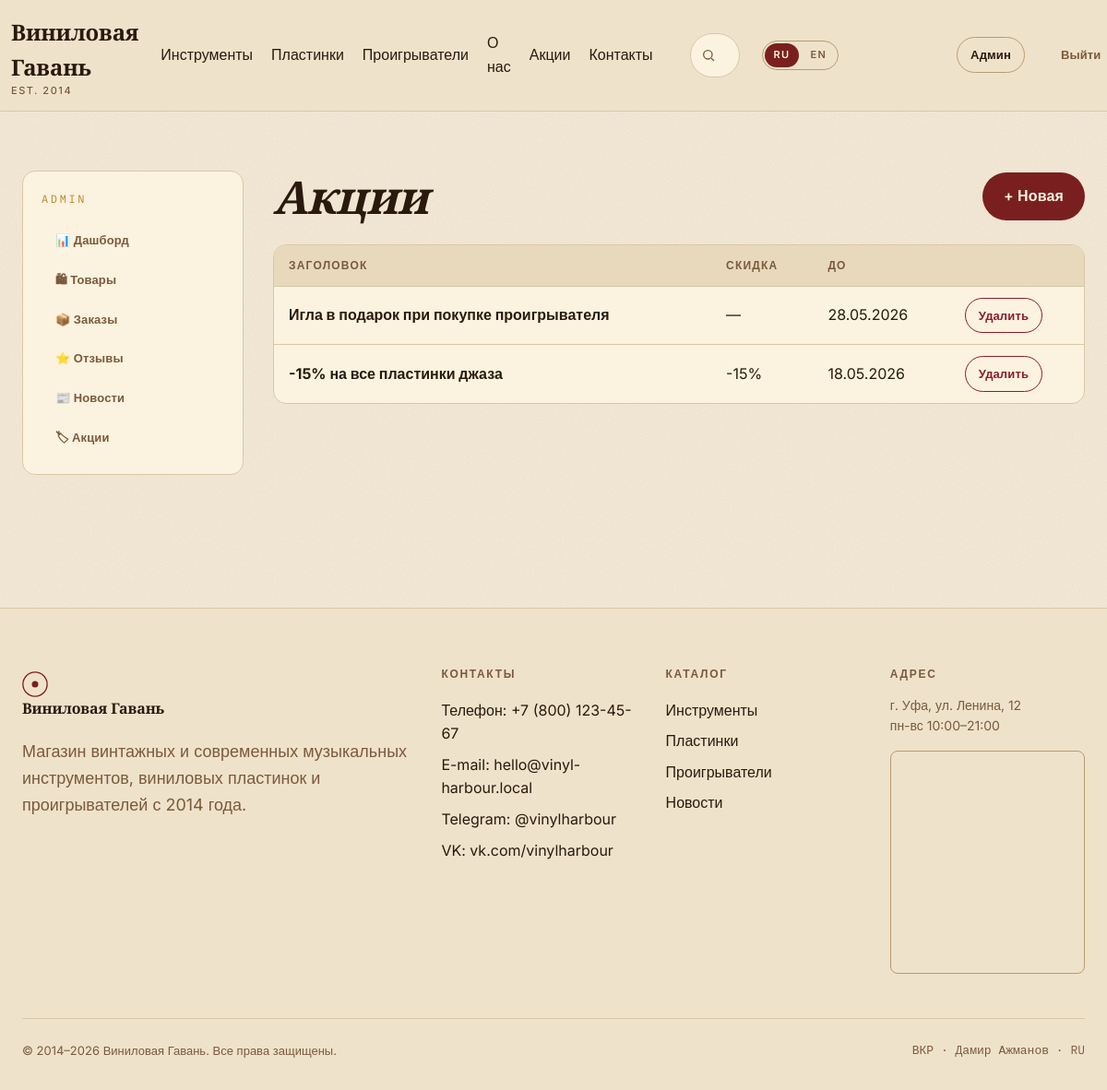
Page /admin/promotions (signed in) on the committed database.
### app/models.py (models this page shows, shortened)
class Category(db.Model):
    __tablename__ = "categories"
    id = db.Column(db.Integer, primary_key=True)
    slug = db.Column(db.String(64), unique=True, nullable=False)
    name_ru = db.Column(db.String(120), nullable=False)
    name_en = db.Column(db.String(120), nullable=False)
    description_ru = db.Column(db.Text, default="")
    description_en = db.Column(db.Text, default="")
    products = db.relationship("Product", backref="category", lazy="dynamic")

class Promotion(db.Model):
    __tablename__ = "promotions"
    id = db.Column(db.Integer, primary_key=True)
    title_ru = db.Column(db.String(200), nullable=False)
    title_en = db.Column(db.String(200), nullable=False)
    body_ru = db.Column(db.Text, nullable=False)
    body_en = db.Column(db.Text, nullable=False)
    image = db.Column(db.String(255), default="promo-default.svg")
    discount_percent = db.Column(db.Integer, default=0)
    valid_until = db.Column(db.Date)
    created_at = db.Column(db.DateTime, default=datetime.utcnow)

### app/blueprints/admin/routes.py (the view)
@bp.route("/promotions")
def promotions():
    items = Promotion.query.order_by(Promotion.created_at.desc()).all()
    return render_template("admin/promotions.html", items=items)

### app/blueprints/admin/routes.py (called while the page is built)
@bp.before_request
@login_required
def require_admin():
    if not current_user.is_admin:
        from flask import abort
        abort(403)

### app/i18n.py (called while the page is built)
def translations(lang):
    return TRANSLATIONS.get(lang, TRANSLATIONS["ru"])

### app/models.py (called while the page is built)
@login_manager.user_loader
def load_user(user_id):
    return db.session.get(User, int(user_id))

    @property
    def is_admin(self):
        return self.role == "admin"

### app/templates/admin/promotions.html (shortened to what this page needs)
{% extends 'admin/_layout.html' %}
{% block admin_content %}
<div style="display: flex; justify-content: space-between; align-items: center; margin-bottom: var(--space-6);">
  <h1 style="font-style: italic;">Акции</h1>
  <a href="{{ url_for('admin.promotion_new') }}" class="btn btn-primary">+ Новая</a>
</div>
<div class="table-card">
  <table class="data">
    <thead><tr><th>Заголовок</th><th>Скидка</th><th>До</th><th></th></tr></thead>
    <tbody>
      {% for p in items %}
      <tr>
        <td><strong>{{ p.title_ru }}</strong></td>
        <td>{% if p.discount_percent %}-{{ p.discount_percent }}%{% else %}—{% endif %}</td>
        <td>{{ p.valid_until.strftime('%d.%m.%Y') if p.valid_until else '—' }}</td>
        <td>
          <form method="post" action="{{ url_for('admin.promotion_delete', promo_id=p.id) }}" style="display: inline;" onsubmit="return confirm('Удалить?');">
            <button class="btn btn-danger btn-sm" type="submit">Удалить</button>
          </form>
        </td>
      </tr>
      {% endfor %}
    </tbody>
  </table>
</div>
{% endblock %}

### app/templates/base.html (shortened to what this page needs)
<!DOCTYPE html>
<html lang="{{ lang }}">
<head>
  <link rel="stylesheet" href="{{ url_for('static', filename='css/style.css') }}">
</head>
<body>
<header class="site-header">
  <div class="container header-top">
    <a href="{{ url_for('main.index') }}" class="logo" aria-label="{{ t.site_name }}">
      <span>{{ t.site_name }}<small>EST. 2014</small></span>
    </a>
    <nav class="nav-main">
      <a href="{{ url_for('catalog.category', slug='instruments') }}">{{ t.instruments }}</a>
      <a href="{{ url_for('catalog.category', slug='vinyl') }}">{{ t.vinyl }}</a>
      <a href="{{ url_for('catalog.category', slug='players') }}">{{ t.players }}</a>
      <a href="{{ url_for('main.index') }}#about">{{ t.about }}</a>
      <a href="{{ url_for('main.index') }}#promotions">{{ t.promotions }}</a>
      <a href="{{ url_for('main.index') }}#contacts">{{ t.contacts }}</a>
    </nav>
    <form action="{{ url_for('main.search') }}" method="get" class="search-form-header" role="search">
      <svg width="16" height="16" viewBox="0 0 24 24" fill="none" stroke="currentColor" stroke-width="2"><circle cx="11" cy="11" r="7"/><path d="m21 21-4.3-4.3"/></svg>
      <input type="search" name="q" placeholder="{{ t.search_placeholder }}" autocomplete="off" data-search-input>
    </form>
    <div class="lang-toggle" role="group" aria-label="Language">
      <a href="?lang=ru" class="{% if lang=='ru' %}active{% endif %}">RU</a>
      <a href="?lang=en" class="{% if lang=='en' %}active{% endif %}">EN</a>
    </div>
    <button class="icon-btn" data-theme-toggle aria-label="{{ t.theme_dark }}" title="{{ t.theme_dark }}"></button>
    <button class="icon-btn" data-vision-toggle aria-label="{{ t.vision_mode }}" title="{{ t.vision_mode }}">
    </button>
    {% if current_user.is_authenticated %}
      <a href="{{ url_for('cart.index') }}" class="icon-btn cart-btn" aria-label="{{ t.cart }}">
        {% set cart_count = current_user.cart_items.count() %}
      </a>
      <a href="{{ url_for('account.index') }}" class="icon-btn" aria-label="{{ t.account }}" title="{{ t.account }}">
      </a>
      {% if current_user.is_admin %}<a href="{{ url_for('admin.index') }}" class="btn btn-outline btn-sm">{{ t.admin }}</a>{% endif %}
      <a href="{{ url_for('auth.logout') }}" class="btn btn-ghost btn-sm">{{ t.logout }}</a>
    {% else %}
      <a href="{{ url_for('auth.login') }}" class="btn btn-ghost btn-sm">{{ t.login }}</a>
      <a href="{{ url_for('auth.register') }}" class="btn btn-primary btn-sm">{{ t.register }}</a>
    {% endif %}
  </div>
</header>
<main>
  {% block content %}{% endblock %}
</main>
<footer class="site-footer" id="contacts">
  <div class="container">
    <div class="footer-grid">
      <div>
        <a href="{{ url_for('main.index') }}" class="logo">
          <svg width="28" height="28" viewBox="0 0 32 32" fill="none">
            <circle cx="16" cy="16" r="15" stroke="currentColor" stroke-width="1.5"/>
            <circle cx="16" cy="16" r="4" fill="currentColor"/>
          </svg>
          <span>{{ t.site_name }}</span>
        </a>
        <p style="margin-top: 1rem; color: var(--color-text-muted);">{{ t.footer_about }}</p>
      </div>
      <div>
        <h4>{{ t.contacts }}</h4>
        <a href="tel:+78001234567">{{ t.phone }}: +7 (800) 123-45-67</a>
        <a href="mailto:hello@vinyl-harbour.local">{{ t.email }}: hello@vinyl-harbour.local</a>
        <a href="#">Telegram: @vinylharbour</a>
        <a href="#">VK: vk.com/vinylharbour</a>
      </div>
      <div>
        <h4>{{ t.catalog }}</h4>
        <a href="{{ url_for('catalog.category', slug='instruments') }}">{{ t.instruments }}</a>
        <a href="{{ url_for('catalog.category', slug='vinyl') }}">{{ t.vinyl }}</a>
        <a href="{{ url_for('catalog.category', slug='players') }}">{{ t.players }}</a>
        <a href="{{ url_for('main.news_list') }}">{{ t.news }}</a>
      </div>
      <div>
        <h4>{{ t.address }}</h4>
        <p style="font-size: 0.875rem; color: var(--color-text-muted);">г. Уфа, ул. Ленина, 12<br>пн-вс 10:00–21:00</p>
        <div class="map-embed">
          <iframe src="https://yandex.ru/map-widget/v1/?ll=55.957727%2C54.735152&z=14&pt=55.957727,54.735152,pm2rdm" loading="lazy" allowfullscreen title="Карта"></iframe>
        </div>
      </div>
    </div>
    <div class="copyright">
      <span>© 2014–2026 {{ t.site_name }}. {{ t.rights }}.</span>
      <span style="font-family: var(--font-mono);">ВКР · Дамир Ажманов · {{ lang|upper }}</span>
    </div>
  </div>
</footer>
</body>
</html>

### rows in the picture
Category: players "Проигрыватели"
Promotion: title_ru "Игла в подарок при покупке проигрывателя", valid_until "28.05.2026"
Promotion: title_ru "-15% на все пластинки джаза", discount_percent "15", valid_until "18.05.2026"

### other values in the picture
{{ t.site_name }} "Виниловая Гавань"
{{ t.instruments }} "Инструменты"
{{ t.vinyl }} "Пластинки"
{{ t.about }} "О нас"
{{ t.promotions }} "Акции"
{{ t.contacts }} "Контакты"
{{ t.admin }} "Админ"
{{ t.logout }} "Выйти"
{{ t.footer_about }} "Магазин винтажных и современных музыкальных инструментов, виниловых пластинок и проигрывателей с 2014 года."
{{ t.contacts }} "КОНТАКТЫ"
{{ t.phone }} "Телефон"
{{ t.email }} "E-mail"
{{ t.catalog }} "КАТАЛОГ"
{{ t.news }} "Новости"
{{ t.address }} "АДРЕС"
